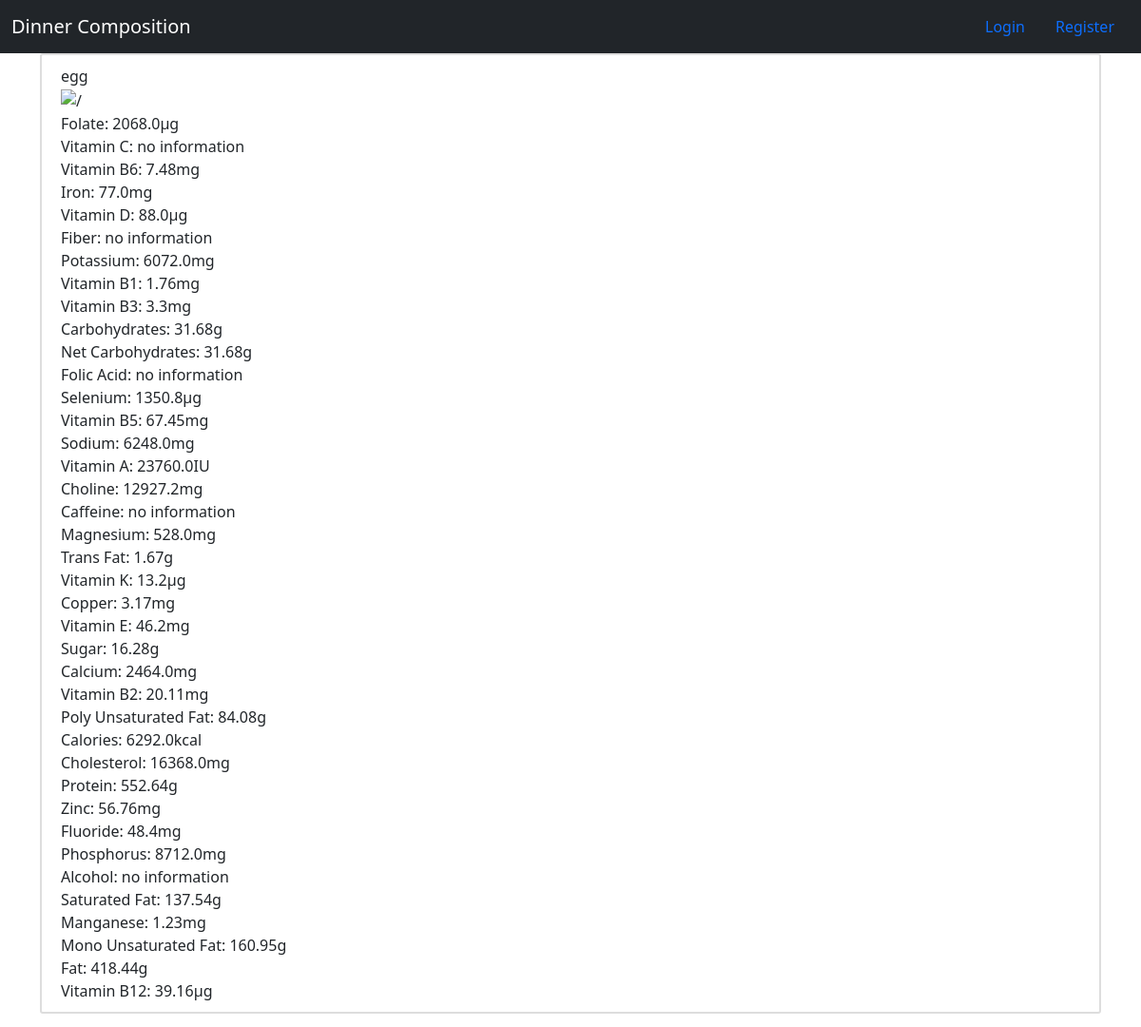
Page /detail/1123/ on the committed database.
### myapp/models.py (models this page shows, shortened)
class Product(models.Model):
    name = models.CharField(max_length=60)
    image_name = models.CharField(max_length=60)
    api_id = models.IntegerField(primary_key=True, unique=True)

class Nutrient(models.Model):
    name = models.CharField(max_length=60)
    amount = models.FloatField(max_length=60, null=True)
    unit = models.CharField(max_length=10, null=True)
    product = models.ForeignKey(
        Product, on_delete=models.CASCADE, related_name='nutrients')
    def __str__(self):
        if not self.amount:
            return f'{self.name}: no information'
        return f'{self.name}: {self.amount}{self.unit}'

### myapp/views.py (the view)
# urls.py: path('detail/<int:api_id>/', views.detail, name='detail'),
def detail(request,  *args, **kwargs):
    api_id = kwargs['api_id']
    product = Product.objects.filter(api_id=api_id).first()
    if not Nutrient.objects.filter(product__api_id=api_id).exists():
        product, nutrients = fetch_details(api_id, product)
    else:
        product = Product.objects.filter(api_id=api_id).first()
        nutrients = Nutrient.objects.filter(product=product)
    context = {
        'product': product,
        'image': f'{IMAGE_URL}/{product.image_name}',
        'nutrients': nutrients
    }
    return render(request, 'myapp/detail.html', context)

### myapp/templates/myapp/detail.html
{% extends "myapp/base.html" %}
{% block content %}
<div class="content-section">
    <div class="tile">
        <span>
            {{product.name}}
        </span>
    </div>
    <section class="details">
        <div class='image-container'>
            <img src="{{image}}" alt={{image.image_name}} />
        </div>
        <div>
            {% for nutrient in nutrients %}
            <span>{{nutrient}}</span></br>
            {% endfor %}
        </div>
    </section>
</div>
{% endblock content %}

### myapp/templates/myapp/base.html (shortened to what this page needs)
{% load static %}
<!doctype html>
<html lang="en">
<head>
  <link href="https://cdn.jsdelivr.net/npm/bootstrap@5.0.0-beta1/dist/css/bootstrap.min.css" rel="stylesheet"
>
  <link rel="stylesheet" type="text/css" href="{% static 'myapp/main.css' %}">
</head>
<body>
  <nav class="navbar sticky-top navbar-dark bg-dark">
    <div class="container-fluid">
      <a class="navbar-brand" href="{% url 'myapp:home' %}">Dinner Composition</a>
      <ul class="nav justify-content-end">
        {% if user.is_authenticated %}
        <a class="nav-item nav-link" href="{% url 'myapp:logout' %}">Logout</a>
        {% else %}
        <li class="nav-item">
          <a class="nav-link" href="{% url 'myapp:login'%}">Login</a>
        </li>
        <li class="nav-item">
          <a class="nav-link" href="{% url 'myapp:register'%}">Register</a>
        </li>
        {% endif %}
      </ul>
    </div>
  </nav>
  <div class="container">
    {% block content %}{% endblock %}
  </div>
</body>
</html>

### myapp/static/myapp/main.css (style rules this page uses)
ul { margin: 0; }
.content-section { background: #ffffff; padding: 10px 20px; border: 2px solid #dddddd; border-radius: 3px; margin-bottom: 20px; }

### rows in the picture
Product: name "egg"
Nutrient: amount+name+unit "Folate: 2068.0µg"
Nutrient: amount+name "Vitamin C: no information"
Nutrient: amount+name+unit "Vitamin B6: 7.48mg"
Nutrient: amount+name+unit "Iron: 77.0mg"
Nutrient: amount+name+unit "Vitamin D: 88.0µg"
Nutrient: amount+name "Fiber: no information"
Nutrient: amount+name+unit "Potassium: 6072.0mg"
Nutrient: amount+name+unit "Vitamin B1: 1.76mg"
Nutrient: amount+name+unit "Vitamin B3: 3.3mg"
Nutrient: amount+name+unit "Carbohydrates: 31.68g"
Nutrient: amount+name+unit "Net Carbohydrates: 31.68g"
Nutrient: amount+name "Folic Acid: no information"
Nutrient: amount+name+unit "Selenium: 1350.8µg"
Nutrient: amount+name+unit "Vitamin B5: 67.45mg"
Nutrient: amount+name+unit "Sodium: 6248.0mg"
Nutrient: amount+name+unit "Vitamin A: 23760.0IU"
Nutrient: amount+name+unit "Choline: 12927.2mg"
Nutrient: amount+name "Caffeine: no information"
Nutrient: amount+name+unit "Magnesium: 528.0mg"
Nutrient: amount+name+unit "Trans Fat: 1.67g"
Nutrient: amount+name+unit "Vitamin K: 13.2µg"
Nutrient: amount+name+unit "Copper: 3.17mg"
Nutrient: amount+name+unit "Vitamin E: 46.2mg"
Nutrient: amount+name+unit "Sugar: 16.28g"
Nutrient: amount+name+unit "Calcium: 2464.0mg"
Nutrient: amount+name+unit "Vitamin B2: 20.11mg"
Nutrient: amount+name+unit "Poly Unsaturated Fat: 84.08g"
Nutrient: amount+name+unit "Calories: 6292.0kcal"
Nutrient: amount+name+unit "Cholesterol: 16368.0mg"
Nutrient: amount+name+unit "Protein: 552.64g"
Nutrient: amount+name+unit "Zinc: 56.76mg"
Nutrient: amount+name+unit "Fluoride: 48.4mg"
Nutrient: amount+name+unit "Phosphorus: 8712.0mg"
Nutrient: amount+name "Alcohol: no information"
Nutrient: amount+name+unit "Saturated Fat: 137.54g"
Nutrient: amount+name+unit "Manganese: 1.23mg"
Nutrient: amount+name+unit "Mono Unsaturated Fat: 160.95g"
Nutrient: amount+name+unit "Fat: 418.44g"
Nutrient: amount+name+unit "Vitamin B12: 39.16µg"
